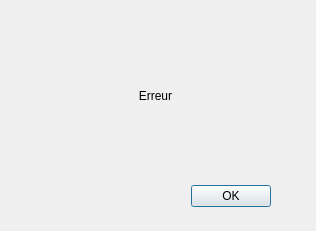
<?xml version="1.0" encoding="UTF-8"?>
<ui version="4.0">
 <class>Erreur</class>
 <widget class="QDialog" name="Erreur">
  <property name="geometry">
   <rect>
    <x>0</x>
    <y>0</y>
    <width>316</width>
    <height>231</height>
   </rect>
  </property>
  <property name="windowTitle">
   <string>Dialog</string>
  </property>
  <widget class="QDialogButtonBox" name="buttonBox">
   <property name="geometry">
    <rect>
     <x>10</x>
     <y>180</y>
     <width>261</width>
     <height>32</height>
    </rect>
   </property>
   <property name="orientation">
    <enum>Qt::Horizontal</enum>
   </property>
   <property name="standardButtons">
    <set>QDialogButtonBox::Ok</set>
   </property>
  </widget>
  <widget class="QLabel" name="labelErreur">
   <property name="geometry">
    <rect>
     <x>10</x>
     <y>20</y>
     <width>291</width>
     <height>151</height>
    </rect>
   </property>
   <property name="text">
    <string>Erreur</string>
   </property>
   <property name="scaledContents">
    <bool>true</bool>
   </property>
   <property name="alignment">
    <set>Qt::AlignCenter</set>
   </property>
   <property name="wordWrap">
    <bool>true</bool>
   </property>
   <property name="textInteractionFlags">
    <set>Qt::NoTextInteraction</set>
   </property>
  </widget>
 </widget>
 <resources/>
 <connections>
  <connection>
   <sender>buttonBox</sender>
   <signal>accepted()</signal>
   <receiver>Erreur</receiver>
   <slot>accept()</slot>
   <hints>
    <hint type="sourcelabel">
     <x>248</x>
     <y>254</y>
    </hint>
    <hint type="destinationlabel">
     <x>157</x>
     <y>274</y>
    </hint>
   </hints>
  </connection>
  <connection>
   <sender>buttonBox</sender>
   <signal>rejected()</signal>
   <receiver>Erreur</receiver>
   <slot>reject()</slot>
   <hints>
    <hint type="sourcelabel">
     <x>316</x>
     <y>260</y>
    </hint>
    <hint type="destinationlabel">
     <x>286</x>
     <y>274</y>
    </hint>
   </hints>
  </connection>
 </connections>
</ui>
